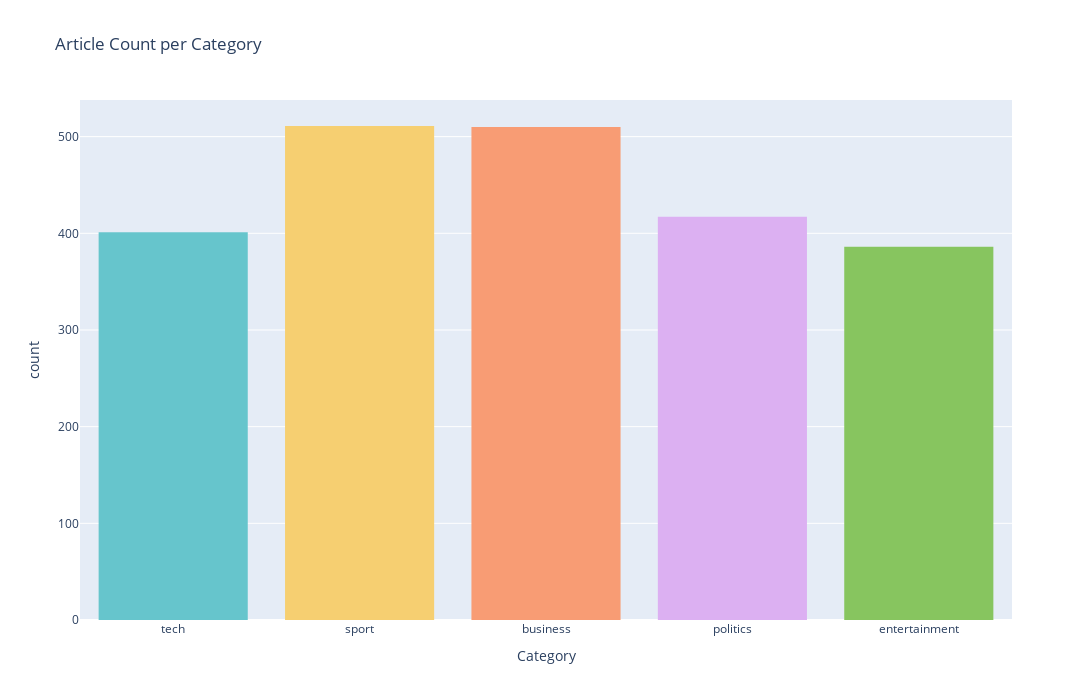

Notebook source saved alongside this figure:
### Code cell
# Visualize categories to check for imbalances
fig = px.histogram(df, x='category', color='category', 
                   title="Article Count per Category", 
                   labels={"category": "Category"}, 
                   color_discrete_sequence=px.colors.qualitative.Pastel)
fig.update_layout(showlegend=False, height=700, width=1100)
fig.show()

### Figure 1 — Plotly figure (JSON) as saved in the notebook; plotly's stock layout.template omitted (floating-point values rounded to 4 significant figures; data arrays with more than 128 entries replaced by an {"elided": "..."} marker saying what was removed)
{"data": [{"bingroup": "x", "hovertemplate": "Category=%{x}<br>count=%{y}<extra></extra>", "legendgroup": "tech", "marker": {"color": "rgb(102, 197, 204)", "pattern": {"shape": ""}}, "name": "tech", "orientation": "v", "showlegend": true, "type": "histogram", "x": {"elided": "401 str values"}, "xaxis": "x", "yaxis": "y"}, {"bingroup": "x", "hovertemplate": "Category=%{x}<br>count=%{y}<extra></extra>", "legendgroup": "sport", "marker": {"color": "rgb(246, 207, 113)", "pattern": {"shape": ""}}, "name": "sport", "orientation": "v", "showlegend": true, "type": "histogram", "x": {"elided": "511 str values"}, "xaxis": "x", "yaxis": "y"}, {"bingroup": "x", "hovertemplate": "Category=%{x}<br>count=%{y}<extra></extra>", "legendgroup": "business", "marker": {"color": "rgb(248, 156, 116)", "pattern": {"shape": ""}}, "name": "business", "orientation": "v", "showlegend": true, "type": "histogram", "x": {"elided": "510 str values"}, "xaxis": "x", "yaxis": "y"}, {"bingroup": "x", "hovertemplate": "Category=%{x}<br>count=%{y}<extra></extra>", "legendgroup": "politics", "marker": {"color": "rgb(220, 176, 242)", "pattern": {"shape": ""}}, "name": "politics", "orientation": "v", "showlegend": true, "type": "histogram", "x": {"elided": "417 str values"}, "xaxis": "x", "yaxis": "y"}, {"bingroup": "x", "hovertemplate": "Category=%{x}<br>count=%{y}<extra></extra>", "legendgroup": "entertainment", "marker": {"color": "rgb(135, 197, 95)", "pattern": {"shape": ""}}, "name": "entertainment", "orientation": "v", "showlegend": true, "type": "histogram", "x": {"elided": "386 str values"}, "xaxis": "x", "yaxis": "y"}], "layout": {"barmode": "relative", "height": 700, "legend": {"title": {"text": "Category"}, "tracegroupgap": 0}, "showlegend": false, "title": {"text": "Article Count per Category"}, "width": 1100, "xaxis": {"anchor": "y", "categoryarray": ["tech", "sport", "business", "politics", "entertainment"], "categoryorder": "array", "domain": [0, 1], "title": {"text": "Category"}}, "yaxis": {"anchor": "x", "domain": [0, 1], "title": {"text": "count"}}}}
